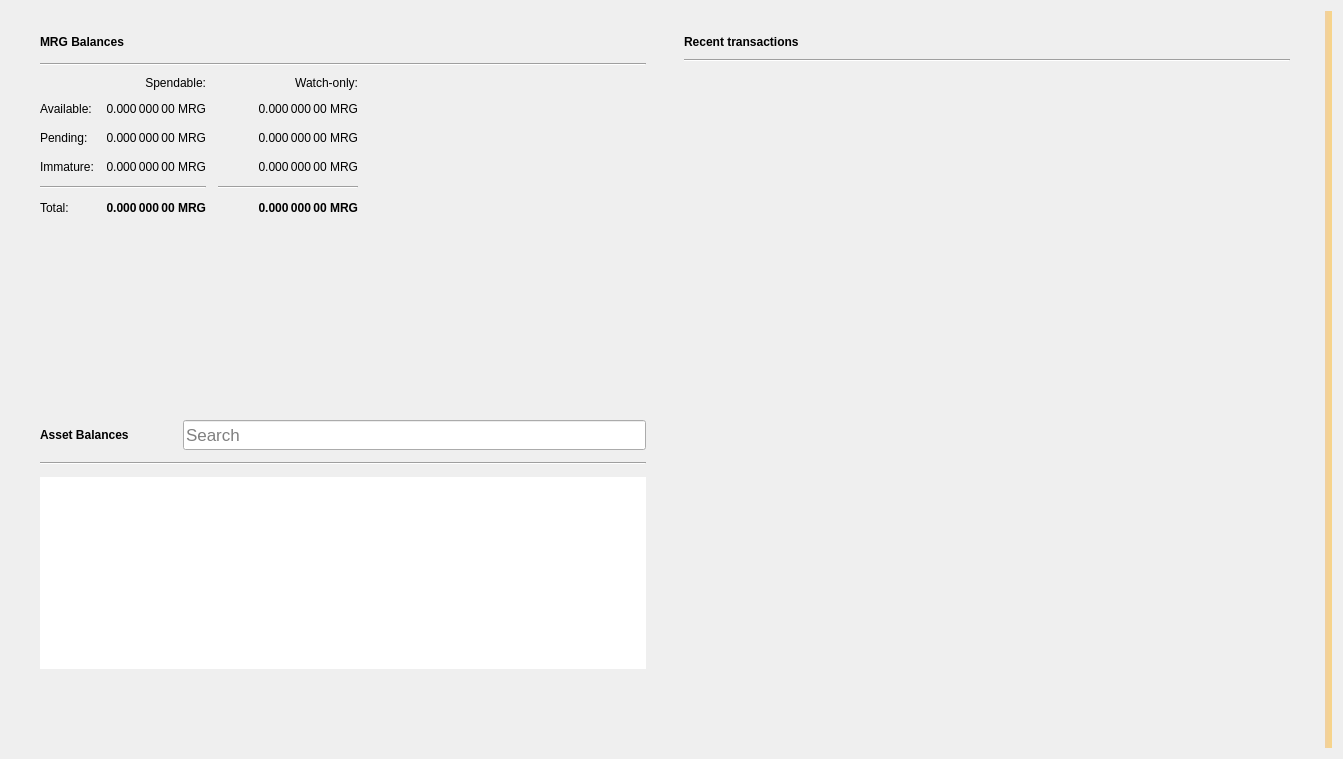
<?xml version="1.0" encoding="UTF-8"?>
<ui version="4.0">
 <class>OverviewPage</class>
 <widget class="QWidget" name="OverviewPage">
  <property name="geometry">
   <rect>
    <x>0</x>
    <y>0</y>
    <width>1343</width>
    <height>759</height>
   </rect>
  </property>
  <property name="minimumSize">
   <size>
    <width>760</width>
    <height>0</height>
   </size>
  </property>
  <property name="windowTitle">
   <string>Form</string>
  </property>
  <property name="autoFillBackground">
   <bool>false</bool>
  </property>
  <layout class="QGridLayout" name="gridLayout_3">
   <item row="0" column="1">
    <layout class="QVBoxLayout" name="verticalLayout_7">
     <property name="spacing">
      <number>0</number>
     </property>
     <property name="leftMargin">
      <number>0</number>
     </property>
     <property name="topMargin">
      <number>0</number>
     </property>
     <property name="rightMargin">
      <number>0</number>
     </property>
     <property name="bottomMargin">
      <number>0</number>
     </property>
     <item>
      <layout class="QHBoxLayout" name="horizontalLayout" stretch="0,0">
       <property name="spacing">
        <number>20</number>
       </property>
       <property name="sizeConstraint">
        <enum>QLayout::SetMinAndMaxSize</enum>
       </property>
       <property name="leftMargin">
        <number>20</number>
       </property>
       <property name="topMargin">
        <number>20</number>
       </property>
       <property name="rightMargin">
        <number>20</number>
       </property>
       <property name="bottomMargin">
        <number>20</number>
       </property>
       <item>
        <layout class="QVBoxLayout" name="verticalLayout_2">
         <property name="spacing">
          <number>0</number>
         </property>
         <property name="rightMargin">
          <number>0</number>
         </property>
         <item>
          <widget class="QFrame" name="frame">
           <property name="sizePolicy">
            <sizepolicy hsizetype="Preferred" vsizetype="Preferred">
             <horstretch>0</horstretch>
             <verstretch>0</verstretch>
            </sizepolicy>
           </property>
           <property name="minimumSize">
            <size>
             <width>350</width>
             <height>180</height>
            </size>
           </property>
           <property name="frameShape">
            <enum>QFrame::NoFrame</enum>
           </property>
           <property name="frameShadow">
            <enum>QFrame::Raised</enum>
           </property>
           <property name="lineWidth">
            <number>5</number>
           </property>
           <layout class="QVBoxLayout" name="verticalLayout_4">
            <property name="spacing">
             <number>10</number>
            </property>
            <property name="topMargin">
             <number>0</number>
            </property>
            <property name="bottomMargin">
             <number>0</number>
            </property>
            <item>
             <layout class="QHBoxLayout" name="horizontalLayout_4">
              <property name="spacing">
               <number>6</number>
              </property>
              <item>
               <widget class="QLabel" name="MRGBalancesLabel">
                <property name="font">
                 <font>
                  <weight>75</weight>
                  <bold>true</bold>
                 </font>
                </property>
                <property name="text">
                 <string>MRG Balances</string>
                </property>
               </widget>
              </item>
              <item>
               <widget class="QPushButton" name="labelWalletStatus">
                <property name="enabled">
                 <bool>true</bool>
                </property>
                <property name="maximumSize">
                 <size>
                  <width>30</width>
                  <height>16777215</height>
                 </size>
                </property>
                <property name="toolTip">
                 <string>The displayed information may be out of date. Your wallet automatically synchronizes with the Morrigan network after a connection is established, but this process has not completed yet.</string>
                </property>
                <property name="text">
                 <string/>
                </property>
                <property name="icon">
                 <iconset>
                  <normaloff>:/icons/warning</normaloff>
                  <disabledoff>:/icons/warning</disabledoff>:/icons/warning</iconset>
                </property>
                <property name="iconSize">
                 <size>
                  <width>24</width>
                  <height>24</height>
                 </size>
                </property>
                <property name="flat">
                 <bool>true</bool>
                </property>
               </widget>
              </item>
              <item>
               <spacer name="horizontalSpacer_3">
                <property name="orientation">
                 <enum>Qt::Horizontal</enum>
                </property>
                <property name="sizeHint" stdset="0">
                 <size>
                  <width>40</width>
                  <height>20</height>
                 </size>
                </property>
               </spacer>
              </item>
             </layout>
            </item>
            <item>
             <widget class="Line" name="line_2">
              <property name="orientation">
               <enum>Qt::Horizontal</enum>
              </property>
             </widget>
            </item>
            <item>
             <layout class="QGridLayout" name="gridLayout">
              <property name="bottomMargin">
               <number>5</number>
              </property>
              <property name="spacing">
               <number>12</number>
              </property>
              <item row="3" column="2">
               <widget class="QLabel" name="labelWatchImmature">
                <property name="font">
                 <font>
                  <weight>50</weight>
                  <bold>false</bold>
                 </font>
                </property>
                <property name="cursor">
                 <cursorShape>IBeamCursor</cursorShape>
                </property>
                <property name="toolTip">
                 <string>Mined balance in watch-only addresses that has not yet matured</string>
                </property>
                <property name="text">
                 <string notr="true">0.000 000 00 MRG</string>
                </property>
                <property name="alignment">
                 <set>Qt::AlignRight|Qt::AlignTrailing|Qt::AlignVCenter</set>
                </property>
                <property name="textInteractionFlags">
                 <set>Qt::LinksAccessibleByMouse|Qt::TextSelectableByKeyboard|Qt::TextSelectableByMouse</set>
                </property>
               </widget>
              </item>
              <item row="2" column="3">
               <spacer name="horizontalSpacer_2">
                <property name="orientation">
                 <enum>Qt::Horizontal</enum>
                </property>
                <property name="sizeHint" stdset="0">
                 <size>
                  <width>40</width>
                  <height>20</height>
                 </size>
                </property>
               </spacer>
              </item>
              <item row="1" column="0">
               <widget class="QLabel" name="labelBalanceText">
                <property name="text">
                 <string>Available:</string>
                </property>
               </widget>
              </item>
              <item row="1" column="2">
               <widget class="QLabel" name="labelWatchAvailable">
                <property name="font">
                 <font>
                  <weight>50</weight>
                  <bold>false</bold>
                 </font>
                </property>
                <property name="cursor">
                 <cursorShape>IBeamCursor</cursorShape>
                </property>
                <property name="toolTip">
                 <string>Your current balance in watch-only addresses</string>
                </property>
                <property name="text">
                 <string notr="true">0.000 000 00 MRG</string>
                </property>
                <property name="alignment">
                 <set>Qt::AlignRight|Qt::AlignTrailing|Qt::AlignVCenter</set>
                </property>
                <property name="textInteractionFlags">
                 <set>Qt::LinksAccessibleByMouse|Qt::TextSelectableByKeyboard|Qt::TextSelectableByMouse</set>
                </property>
               </widget>
              </item>
              <item row="2" column="1">
               <widget class="QLabel" name="labelUnconfirmed">
                <property name="font">
                 <font>
                  <weight>50</weight>
                  <bold>false</bold>
                 </font>
                </property>
                <property name="cursor">
                 <cursorShape>IBeamCursor</cursorShape>
                </property>
                <property name="toolTip">
                 <string>Total of transactions that have yet to be confirmed, and do not yet count toward the spendable balance</string>
                </property>
                <property name="text">
                 <string notr="true">0.000 000 00 MRG</string>
                </property>
                <property name="alignment">
                 <set>Qt::AlignRight|Qt::AlignTrailing|Qt::AlignVCenter</set>
                </property>
                <property name="textInteractionFlags">
                 <set>Qt::LinksAccessibleByMouse|Qt::TextSelectableByKeyboard|Qt::TextSelectableByMouse</set>
                </property>
               </widget>
              </item>
              <item row="4" column="2">
               <widget class="Line" name="lineWatchBalance">
                <property name="sizePolicy">
                 <sizepolicy hsizetype="Preferred" vsizetype="Fixed">
                  <horstretch>0</horstretch>
                  <verstretch>0</verstretch>
                 </sizepolicy>
                </property>
                <property name="minimumSize">
                 <size>
                  <width>140</width>
                  <height>0</height>
                 </size>
                </property>
                <property name="orientation">
                 <enum>Qt::Horizontal</enum>
                </property>
               </widget>
              </item>
              <item row="0" column="1">
               <widget class="QLabel" name="labelSpendable">
                <property name="text">
                 <string>Spendable:</string>
                </property>
                <property name="alignment">
                 <set>Qt::AlignRight|Qt::AlignTrailing|Qt::AlignVCenter</set>
                </property>
               </widget>
              </item>
              <item row="3" column="0">
               <widget class="QLabel" name="labelImmatureText">
                <property name="text">
                 <string>Immature:</string>
                </property>
               </widget>
              </item>
              <item row="5" column="2">
               <widget class="QLabel" name="labelWatchTotal">
                <property name="font">
                 <font>
                  <weight>75</weight>
                  <bold>true</bold>
                 </font>
                </property>
                <property name="cursor">
                 <cursorShape>IBeamCursor</cursorShape>
                </property>
                <property name="toolTip">
                 <string>Current total balance in watch-only addresses</string>
                </property>
                <property name="text">
                 <string notr="true">0.000 000 00 MRG</string>
                </property>
                <property name="alignment">
                 <set>Qt::AlignRight|Qt::AlignTrailing|Qt::AlignVCenter</set>
                </property>
                <property name="textInteractionFlags">
                 <set>Qt::LinksAccessibleByMouse|Qt::TextSelectableByKeyboard|Qt::TextSelectableByMouse</set>
                </property>
               </widget>
              </item>
              <item row="4" column="0" colspan="2">
               <widget class="Line" name="line">
                <property name="orientation">
                 <enum>Qt::Horizontal</enum>
                </property>
               </widget>
              </item>
              <item row="0" column="2">
               <widget class="QLabel" name="labelWatchonly">
                <property name="text">
                 <string>Watch-only:</string>
                </property>
                <property name="alignment">
                 <set>Qt::AlignRight|Qt::AlignTrailing|Qt::AlignVCenter</set>
                </property>
               </widget>
              </item>
              <item row="5" column="1">
               <widget class="QLabel" name="labelTotal">
                <property name="font">
                 <font>
                  <weight>75</weight>
                  <bold>true</bold>
                 </font>
                </property>
                <property name="cursor">
                 <cursorShape>IBeamCursor</cursorShape>
                </property>
                <property name="toolTip">
                 <string>Your current total balance</string>
                </property>
                <property name="text">
                 <string notr="true">0.000 000 00 MRG</string>
                </property>
                <property name="alignment">
                 <set>Qt::AlignRight|Qt::AlignTrailing|Qt::AlignVCenter</set>
                </property>
                <property name="textInteractionFlags">
                 <set>Qt::LinksAccessibleByMouse|Qt::TextSelectableByKeyboard|Qt::TextSelectableByMouse</set>
                </property>
               </widget>
              </item>
              <item row="1" column="1">
               <widget class="QLabel" name="labelBalance">
                <property name="font">
                 <font>
                  <weight>50</weight>
                  <bold>false</bold>
                 </font>
                </property>
                <property name="cursor">
                 <cursorShape>IBeamCursor</cursorShape>
                </property>
                <property name="toolTip">
                 <string>Your current spendable balance</string>
                </property>
                <property name="text">
                 <string notr="true">0.000 000 00 MRG</string>
                </property>
                <property name="alignment">
                 <set>Qt::AlignRight|Qt::AlignTrailing|Qt::AlignVCenter</set>
                </property>
                <property name="textInteractionFlags">
                 <set>Qt::LinksAccessibleByMouse|Qt::TextSelectableByKeyboard|Qt::TextSelectableByMouse</set>
                </property>
               </widget>
              </item>
              <item row="2" column="0">
               <widget class="QLabel" name="labelPendingText">
                <property name="text">
                 <string>Pending:</string>
                </property>
               </widget>
              </item>
              <item row="5" column="0">
               <widget class="QLabel" name="labelTotalText">
                <property name="text">
                 <string>Total:</string>
                </property>
               </widget>
              </item>
              <item row="3" column="1">
               <widget class="QLabel" name="labelImmature">
                <property name="font">
                 <font>
                  <weight>50</weight>
                  <bold>false</bold>
                 </font>
                </property>
                <property name="cursor">
                 <cursorShape>IBeamCursor</cursorShape>
                </property>
                <property name="toolTip">
                 <string>Mined balance that has not yet matured</string>
                </property>
                <property name="text">
                 <string notr="true">0.000 000 00 MRG</string>
                </property>
                <property name="alignment">
                 <set>Qt::AlignRight|Qt::AlignTrailing|Qt::AlignVCenter</set>
                </property>
                <property name="textInteractionFlags">
                 <set>Qt::LinksAccessibleByMouse|Qt::TextSelectableByKeyboard|Qt::TextSelectableByMouse</set>
                </property>
               </widget>
              </item>
              <item row="2" column="2">
               <widget class="QLabel" name="labelWatchPending">
                <property name="font">
                 <font>
                  <weight>50</weight>
                  <bold>false</bold>
                 </font>
                </property>
                <property name="cursor">
                 <cursorShape>IBeamCursor</cursorShape>
                </property>
                <property name="toolTip">
                 <string>Unconfirmed transactions to watch-only addresses</string>
                </property>
                <property name="text">
                 <string notr="true">0.000 000 00 MRG</string>
                </property>
                <property name="alignment">
                 <set>Qt::AlignRight|Qt::AlignTrailing|Qt::AlignVCenter</set>
                </property>
                <property name="textInteractionFlags">
                 <set>Qt::LinksAccessibleByMouse|Qt::TextSelectableByKeyboard|Qt::TextSelectableByMouse</set>
                </property>
               </widget>
              </item>
             </layout>
            </item>
           </layout>
          </widget>
         </item>
         <item>
          <widget class="QWidget" name="assetVerticalSpaceWidget2" native="true">
           <property name="autoFillBackground">
            <bool>false</bool>
           </property>
           <layout class="QVBoxLayout" name="verticalLayout_6">
            <item>
             <spacer name="verticalSpacer_4">
              <property name="orientation">
               <enum>Qt::Vertical</enum>
              </property>
              <property name="sizeType">
               <enum>QSizePolicy::MinimumExpanding</enum>
              </property>
              <property name="sizeHint" stdset="0">
               <size>
                <width>20</width>
                <height>10</height>
               </size>
              </property>
             </spacer>
            </item>
           </layout>
          </widget>
         </item>
         <item>
          <widget class="QFrame" name="assetFrame">
           <property name="minimumSize">
            <size>
             <width>350</width>
             <height>150</height>
            </size>
           </property>
           <property name="autoFillBackground">
            <bool>true</bool>
           </property>
           <property name="frameShape">
            <enum>QFrame::NoFrame</enum>
           </property>
           <property name="frameShadow">
            <enum>QFrame::Plain</enum>
           </property>
           <property name="lineWidth">
            <number>0</number>
           </property>
           <layout class="QVBoxLayout" name="verticalLayout_5">
            <property name="spacing">
             <number>12</number>
            </property>
            <item>
             <layout class="QHBoxLayout" name="assetBalanceHorizontalLayout">
              <item alignment="Qt::AlignVCenter">
               <widget class="QLabel" name="assetBalanceLabel">
                <property name="font">
                 <font>
                  <weight>75</weight>
                  <bold>true</bold>
                 </font>
                </property>
                <property name="text">
                 <string>Asset Balances</string>
                </property>
               </widget>
              </item>
              <item>
               <widget class="QPushButton" name="labelAssetStatus">
                <property name="enabled">
                 <bool>true</bool>
                </property>
                <property name="maximumSize">
                 <size>
                  <width>30</width>
                  <height>16777215</height>
                 </size>
                </property>
                <property name="toolTip">
                 <string>The displayed information may be out of date. Your wallet automatically synchronizes with the Morrigan network after a connection is established, but this process has not completed yet.</string>
                </property>
                <property name="text">
                 <string/>
                </property>
                <property name="icon">
                 <iconset>
                  <normaloff>:/icons/warning</normaloff>
                  <disabledoff>:/icons/warning</disabledoff>:/icons/warning</iconset>
                </property>
                <property name="iconSize">
                 <size>
                  <width>24</width>
                  <height>24</height>
                 </size>
                </property>
                <property name="flat">
                 <bool>true</bool>
                </property>
               </widget>
              </item>
              <item alignment="Qt::AlignBottom">
               <widget class="QLineEdit" name="assetSearch">
                <property name="sizePolicy">
                 <sizepolicy hsizetype="Expanding" vsizetype="Preferred">
                  <horstretch>0</horstretch>
                  <verstretch>0</verstretch>
                 </sizepolicy>
                </property>
                <property name="minimumSize">
                 <size>
                  <width>0</width>
                  <height>30</height>
                 </size>
                </property>
                <property name="maximumSize">
                 <size>
                  <width>16777215</width>
                  <height>30</height>
                 </size>
                </property>
                <property name="sizeIncrement">
                 <size>
                  <width>0</width>
                  <height>0</height>
                 </size>
                </property>
                <property name="baseSize">
                 <size>
                  <width>0</width>
                  <height>0</height>
                 </size>
                </property>
                <property name="font">
                 <font>
                  <pointsize>13</pointsize>
                 </font>
                </property>
                <property name="maxLength">
                 <number>32</number>
                </property>
                <property name="frame">
                 <bool>true</bool>
                </property>
                <property name="alignment">
                 <set>Qt::AlignLeading|Qt::AlignLeft|Qt::AlignVCenter</set>
                </property>
                <property name="placeholderText">
                 <string>Search</string>
                </property>
                <property name="clearButtonEnabled">
                 <bool>true</bool>
                </property>
               </widget>
              </item>
             </layout>
            </item>
            <item>
             <widget class="Line" name="assetBalanceLine">
              <property name="orientation">
               <enum>Qt::Horizontal</enum>
              </property>
             </widget>
            </item>
            <item>
             <widget class="QListView" name="listAssets">
              <property name="frameShape">
               <enum>QFrame::NoFrame</enum>
              </property>
              <property name="lineWidth">
               <number>0</number>
              </property>
              <property name="verticalScrollMode">
               <enum>QAbstractItemView::ScrollPerItem</enum>
              </property>
             </widget>
            </item>
            <item>
             <widget class="QWidget" name="assetVerticalSpaceWidget" native="true">
              <property name="autoFillBackground">
               <bool>false</bool>
              </property>
              <layout class="QVBoxLayout" name="verticalLayout">
               <item>
                <spacer name="verticalSpacer_3">
                 <property name="orientation">
                  <enum>Qt::Vertical</enum>
                 </property>
                 <property name="sizeHint" stdset="0">
                  <size>
                   <width>20</width>
                   <height>20</height>
                  </size>
                 </property>
                </spacer>
               </item>
              </layout>
             </widget>
            </item>
           </layout>
          </widget>
         </item>
        </layout>
       </item>
       <item>
        <layout class="QVBoxLayout" name="verticalLayout_3">
         <property name="spacing">
          <number>20</number>
         </property>
         <property name="leftMargin">
          <number>0</number>
         </property>
         <item>
          <widget class="QFrame" name="frame_2">
           <property name="sizePolicy">
            <sizepolicy hsizetype="Preferred" vsizetype="Preferred">
             <horstretch>0</horstretch>
             <verstretch>0</verstretch>
            </sizepolicy>
           </property>
           <property name="minimumSize">
            <size>
             <width>350</width>
             <height>0</height>
            </size>
           </property>
           <property name="sizeIncrement">
            <size>
             <width>0</width>
             <height>300</height>
            </size>
           </property>
           <property name="frameShape">
            <enum>QFrame::NoFrame</enum>
           </property>
           <property name="frameShadow">
            <enum>QFrame::Plain</enum>
           </property>
           <property name="lineWidth">
            <number>0</number>
           </property>
           <layout class="QGridLayout" name="gridLayout_2">
            <property name="topMargin">
             <number>0</number>
            </property>
            <property name="horizontalSpacing">
             <number>12</number>
            </property>
            <item row="0" column="0">
             <layout class="QHBoxLayout" name="horizontalLayout_2">
              <property name="spacing">
               <number>6</number>
              </property>
              <item>
               <widget class="QLabel" name="recentTransactionsLabel">
                <property name="font">
                 <font>
                  <weight>75</weight>
                  <bold>true</bold>
                 </font>
                </property>
                <property name="text">
                 <string>Recent transactions</string>
                </property>
               </widget>
              </item>
              <item>
               <widget class="QPushButton" name="labelTransactionsStatus">
                <property name="enabled">
                 <bool>true</bool>
                </property>
                <property name="maximumSize">
                 <size>
                  <width>30</width>
                  <height>16777215</height>
                 </size>
                </property>
                <property name="toolTip">
                 <string>The displayed information may be out of date. Your wallet automatically synchronizes with the Morrigan network after a connection is established, but this process has not completed yet.</string>
                </property>
                <property name="text">
                 <string/>
                </property>
                <property name="icon">
                 <iconset>
                  <normaloff>:/icons/warning</normaloff>
                  <disabledoff>:/icons/warning</disabledoff>:/icons/warning</iconset>
                </property>
                <property name="iconSize">
                 <size>
                  <width>24</width>
                  <height>24</height>
                 </size>
                </property>
                <property name="flat">
                 <bool>true</bool>
                </property>
               </widget>
              </item>
              <item>
               <spacer name="horizontalSpacer">
                <property name="orientation">
                 <enum>Qt::Horizontal</enum>
                </property>
                <property name="sizeHint" stdset="0">
                 <size>
                  <width>40</width>
                  <height>20</height>
                 </size>
                </property>
               </spacer>
              </item>
             </layout>
            </item>
            <item row="2" column="0">
             <widget class="QListView" name="listTransactions">
              <property name="styleSheet">
               <string notr="true">QListView { background: transparent; }</string>
              </property>
              <property name="frameShape">
               <enum>QFrame::NoFrame</enum>
              </property>
              <property name="verticalScrollBarPolicy">
               <enum>Qt::ScrollBarAlwaysOff</enum>
              </property>
              <property name="horizontalScrollBarPolicy">
               <enum>Qt::ScrollBarAlwaysOff</enum>
              </property>
              <property name="selectionMode">
               <enum>QAbstractItemView::NoSelection</enum>
              </property>
             </widget>
            </item>
            <item row="1" column="0">
             <widget class="Line" name="line_3">
              <property name="orientation">
               <enum>Qt::Horizontal</enum>
              </property>
             </widget>
            </item>
           </layout>
          </widget>
         </item>
        </layout>
       </item>
      </layout>
     </item>
    </layout>
   </item>
   <item row="0" column="3">
    <widget class="QLabel" name="labelAlerts">
     <property name="visible">
      <bool>true</bool>
     </property>
     <property name="styleSheet">
      <string notr="true">QLabel { background-color: qlineargradient(x1: 0, y1: 0, x2: 1, y2: 0, stop:0 #F0D0A0, stop:1 #F8D488); color:#000000; }</string>
     </property>
     <property name="wordWrap">
      <bool>true</bool>
     </property>
     <property name="margin">
      <number>3</number>
     </property>
     <property name="textInteractionFlags">
      <set>Qt::TextSelectableByMouse</set>
     </property>
    </widget>
   </item>
  </layout>
 </widget>
 <resources/>
 <connections/>
</ui>
